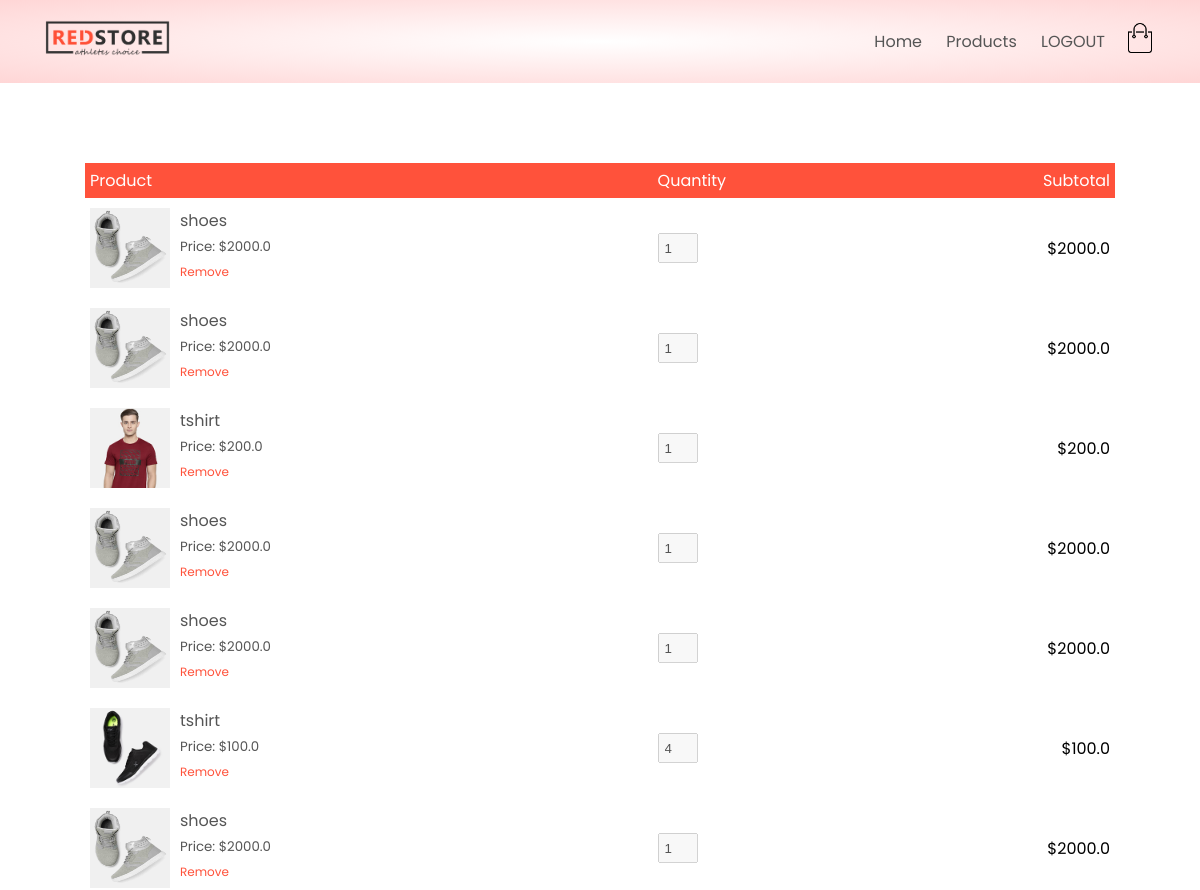
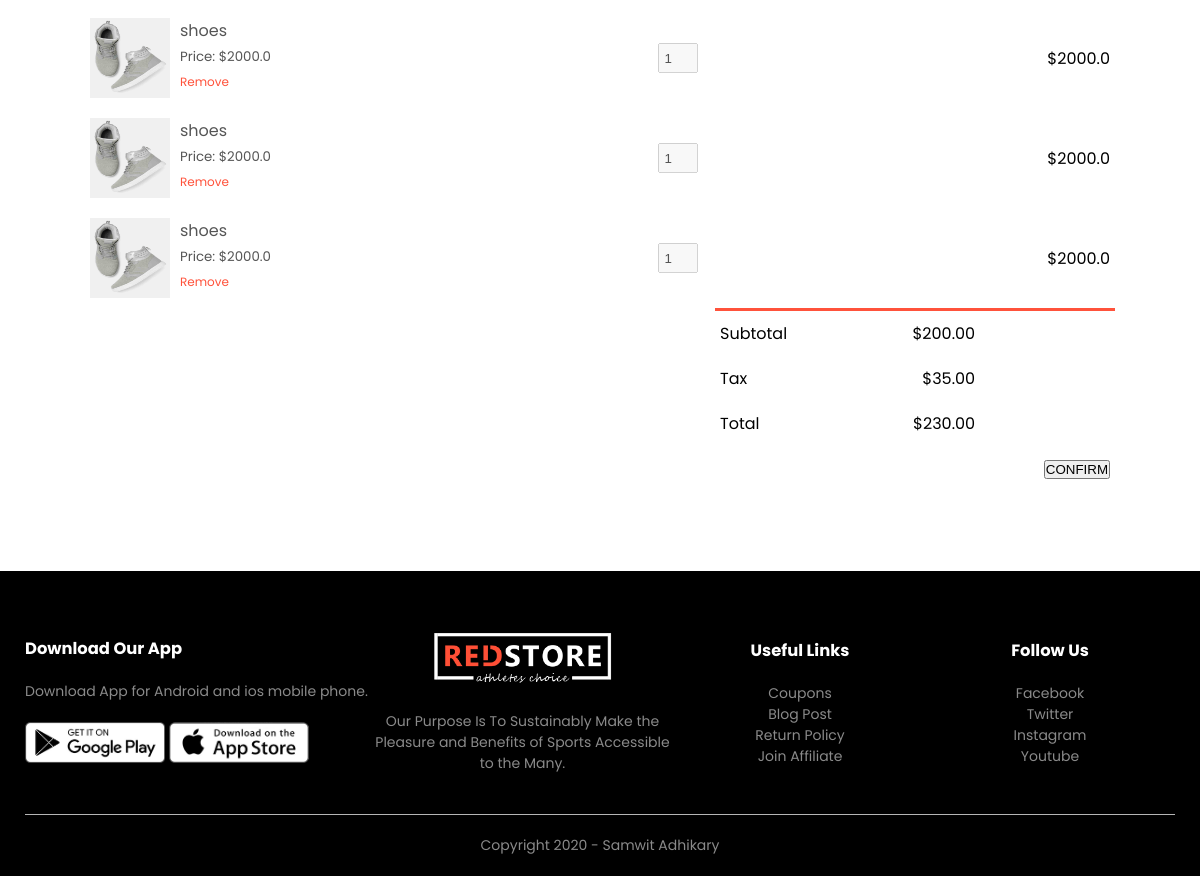
Screenshot of /orders/cart (signed in) with the database file from the repository (2 pictures, top to bottom).
### orders/models.py (models this page shows)
class OrderedItem(models.Model):
    product=models.ForeignKey(Product,related_name='added_carts',on_delete=models.SET_NULL,null=True)
    quantity=models.IntegerField(default=1)
    owner=models.ForeignKey(Order,on_delete=models.CASCADE,related_name='added_items')

### products/models.py (models this page shows, shortened)
class Product(models.Model):
    LIVE=1
    DELETE=0
    DELETE_CHOICES=((LIVE,'Live'),(DELETE,'Delete'))
    title=models.CharField(max_length=200)
    price=models.FloatField()
    description=models.TextField()
    image=models.ImageField(upload_to='media/')
    priority=models.IntegerField(default=0)
    delete_status=models.IntegerField(choices=DELETE_CHOICES,default=LIVE)
    created_at=models.DateTimeField(auto_now_add=True)
    updated_at=models.DateTimeField(auto_now=True)

### orders/views.py (the view)
# urls.py: path('cart',views.showcart,name='cart'),
def showcart(request):
    user = request.user
    customer = user.customer_profile
    cart_obj, created = Order.objects.get_or_create(
        owner=customer,
        order_status=Order.CART_STAGE
    )
    context = {'cart': cart_obj}
    return render(request, 'cart.html', context)

### templates/cart.html (shortened to what this page needs)
{% extends 'blank_layout.html' %}
{% block content %}
{% include 'cart_layout.html' %}
{% endblock content %}

### templates/blank_layout.html (shortened to what this page needs)
{% load static %}
<!DOCTYPE html>
<html lang="en">
<head>
    <link rel="stylesheet" href="{% static 'css/style.css' %}">
    <link rel="stylesheet" href="https://stackpath.bootstrapcdn.com/font-awesome/4.7.0/css/font-awesome.min.css">
</head>
<body>
    <div class="header">
        <div class="container">
         {% include 'menu.html' %}
    </div>
    </div>
{% block content %}
{% endblock content %}
    <div class="footer">
        <div class="container">
            <div class="row">
                <div class="footer-col-1">
                    <h3>Download Our App</h3>
                    <p>Download App for Android and ios mobile phone.</p>
                    <div class="app-logo">
                        <img src="{% static 'images/play-store.png' %}">
                        <img src="{% static 'images/app-store.png' %}">
                    </div>
                </div>
                <div class="footer-col-2">
                    <img src="{% static 'images/logo-white.png' %}">
                    <p>Our Purpose Is To Sustainably Make the Pleasure and Benefits of Sports Accessible to the Many.
                    </p>
                </div>
                <div class="footer-col-3">
                    <h3>Useful Links</h3>
                    <ul>
                        <li>Coupons</li>
                        <li>Blog Post</li>
                        <li>Return Policy</li>
                        <li>Join Affiliate</li>
                    </ul>
                </div>
                <div class="footer-col-4">
                    <h3>Follow Us</h3>
                    <ul>
                        <li>Facebook</li>
                        <li>Twitter</li>
                        <li>Instagram</li>
                        <li>Youtube</li>
                    </ul>
                </div>
            </div>
            <hr>
            <p class="copyright">Copyright 2020 - Samwit Adhikary</p>
        </div>
    </div>
</body>
</html>

### templates/menu.html (shortened to what this page needs)
{% load static %}
<div class="navbar">
    <div class="logo">
        <a href="index.html"><img src="{% static 'images/logo.png' %}"" alt="logo" width="125px"></a>
    </div>
    <nav>
        <ul id="MenuItems">
            <li><a href="{%url 'home' %}">Home</a></li>
            <li><a href="{% url 'list_product' %}">Products</a></li>
           {% if not user.is_authenticated %}
            <li><a href="{% url 'account' %}">Account</a></li>
            {% else %}
            <li><a href="{% url 'logout' %}">LOGOUT</a></li>
            {% endif %}
        </ul>
    </nav>
    {% if  user.is_authenticated %}
    <a href="{% url 'cart' %}"><img src="{% static 'images/cart.png' %}" width="30px" height="30px"></a>
    {% endif %}
</div>

### templates/cart_layout.html
{% load static %}
<div class="small-container cart-page">
    {% if cart %}
    <table>
        <tr>
            <th>Product</th>
            <th>Quantity</th>
            <th>Subtotal</th>
        </tr>
        {% for cart_item in cart.added_items.all %}
        <tr>
            <td>
                <div class="cart-info">
                    <img src="{{ cart_item.product.image.url}}">
                    <div>
                        <p>{{cart_item.product.title}}</p>
                        <small>Price: ${{cart_item.product.price}}</small>
                        <br>
                        <a href="">Remove</a>
                    </div>
                </div>
            </td>
            <td><input type="number" disabled value="{{cart_item.quantity}}"></td>
            <td>${{cart_item.product.price}}</td>
        </tr>
        {% endfor %}
    </table>
    <div class="total-price">
        <table>
            <tr>
                <td>Subtotal</td>
                <td>$200.00</td>
            </tr>
            <tr>
                <td>Tax</td>
                <td>$35.00</td>
            </tr>
            <tr>
                <td>Total</td>
                <td>$230.00</td>
            </tr>
            <tr>
                <td colspan="5">
                </td>
                <td>
                    <button> CONFIRM </button>
                </td>
            </tr>
        </table>
    </div>
    {% else %}
    <p>Cart is Empty</p>
    {% endif %}
</div>

### static/css/style.css (style rules this page uses)
* { margin: 0; padding: 0; box-sizing: border-box; }
body { font-family: 'Poppins', sans-serif; }
.navbar { display: flex; align-items: center; padding: 20px; }
nav { flex: 1; text-align: right; }
nav ul { display: inline-block; list-style-type: none; }
nav ul li { display: inline-block; margin-right: 20px; }
a { text-decoration: none; color: #555; }
p { color: #555; }
.container { max-width: 1300px; margin: auto; padding-left: 25px; padding-right: 25px; }
.row { display: flex; align-items: center; flex-wrap: wrap; justify-content: space-around; }
.header { background: radial-gradient(#fff,#ffd6d6); }
.small-container { max-width: 1080px; margin: auto; padding-left: 25px; padding-right: 25px; }
small { color: #555; }
.footer { background: black; color: #8a8a8a; font-size: 14px; padding: 60px 0 20px; }
.footer p { color: #8a8a8a; }
.footer h3 { color: #fff; margin-bottom: 20px; }
.footer-col-1, .footer-col-2, .footer-col-3, .footer-col-4 { min-width: 250px; margin-bottom: 20px; }
.footer-col-1 { flex-basis: 30%; }
.footer-col-2 { flex: 1; text-align: center; }
.footer-col-2 img { width: 180px; margin-bottom: 20px; }
.footer-col-3, .footer-col-4 { flex-basis: 12%; text-align: center; }
ul { list-style-type: none; }
.app-logo { margin-top: 20px; }
.app-logo img { width: 140px; }
.footer hr { border: none; background: #b5b5b5; height: 1px; margin: 20px 0; }
.copyright { text-align: center; }
.cart-page { margin: 80px auto; }
table { width: 100%; border-collapse: collapse; }
.cart-info { display: flex; flex-wrap: wrap; }
th { text-align: left; padding: 5px; color: #fff; background: #ff523b; font-weight: normal; }
td { padding: 10px 5px; }
td input { width: 40px; height: 30px; padding: 5px; }
td a { color: #ff523b; font-size: 12px; }
td img { width: 80px; height: 80px; margin-right: 10px; }
.total-price { display: flex; justify-content: flex-end; }
.total-price table { border-top: 3px solid #ff523b; width: 100%; max-width: 400px; }
td:last-child { text-align: right; }
th:last-child { text-align: right; }

### rows the page displays
OrderedItem: product.image (picture), product "shoes", product.price "2000.0", quantity "1"
OrderedItem: product.image (picture), product "shoes", product.price "2000.0", quantity "1"
OrderedItem: product.image (picture), product "tshirt", product.price "200.0", quantity "1"
OrderedItem: product.image (picture), product "shoes", product.price "2000.0", quantity "1"
OrderedItem: product.image (picture), product "shoes", product.price "2000.0", quantity "1"
OrderedItem: product.image (picture), product "tshirt", product.price "100.0", quantity "4"
OrderedItem: product.image (picture), product "shoes", product.price "2000.0", quantity "1"
OrderedItem: product.image (picture), product "shoes", product.price "2000.0", quantity "1"
OrderedItem: product.image (picture), product "shoes", product.price "2000.0", quantity "1"
OrderedItem: product.image (picture), product "shoes", product.price "2000.0", quantity "1"
